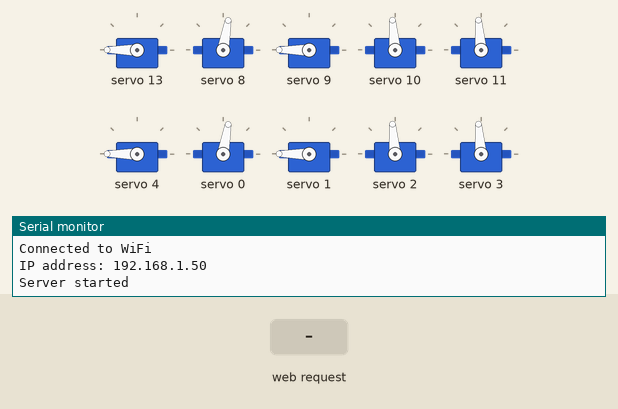
This sketch was run on a simulated ESP32. On the bench: 10 × servo, the last lines printed to the serial monitor. The inputs (shaded band) are chosen by the test bench. WiFi joins after 1.5 s; servers stay silent unless stated.

Above: at 3.7 s.
3.8 s: HTTP request GET /zeroServos received
At 5.1 s:
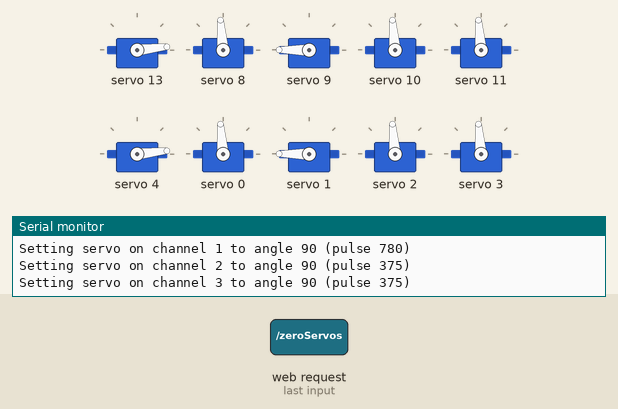
5.5 s: HTTP request GET /moveServo?channel=1&angle=1 received
At 6.4 s:
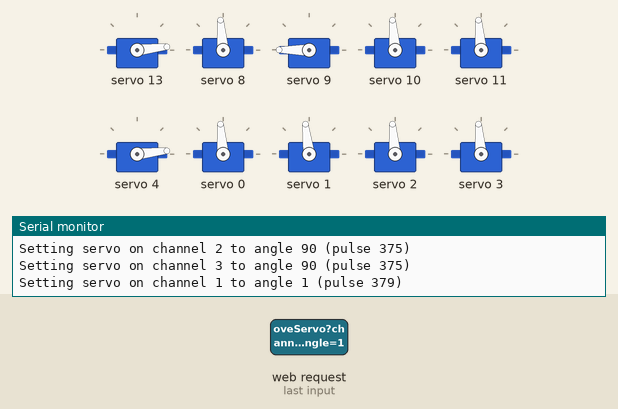
7.0 s: HTTP request GET /moveServo?channel=120&angle=120 received
At 7.5 s:
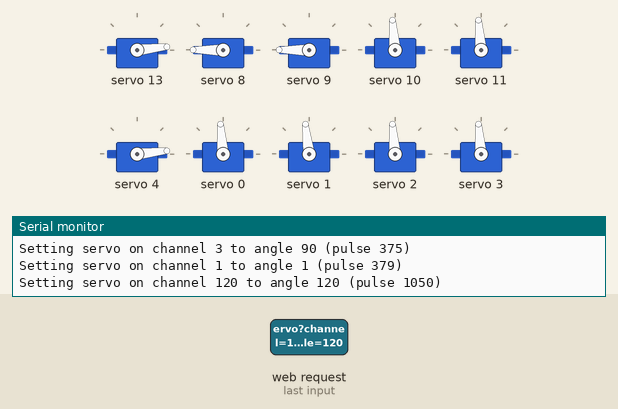
8.5 s: HTTP request GET /zeroServos?channel=1 received
At 9.4 s:
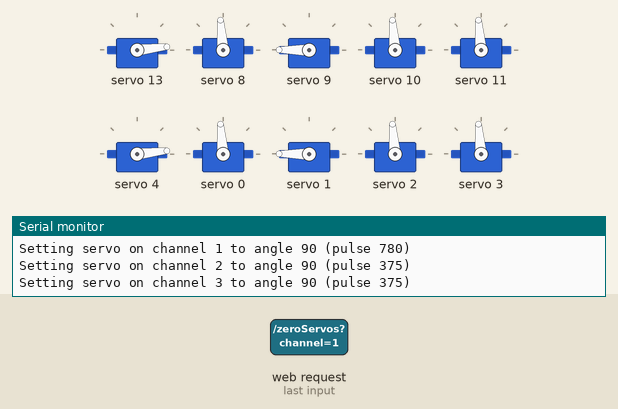
10.3 s: HTTP request GET /moveServo?channel=120&angle=120 received
At 11.2 s:
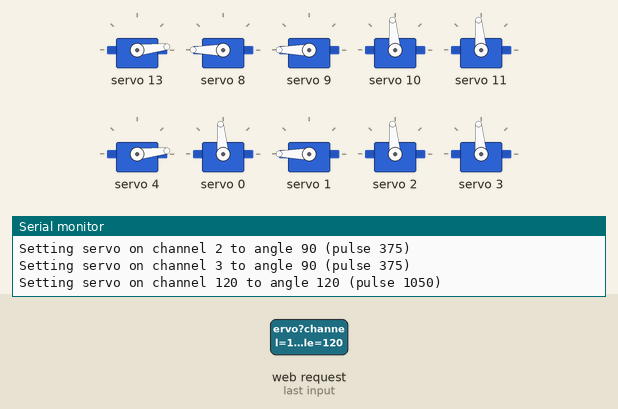
11.8 s: HTTP request GET /zeroServos?channel=0 received
At 12.4 s:
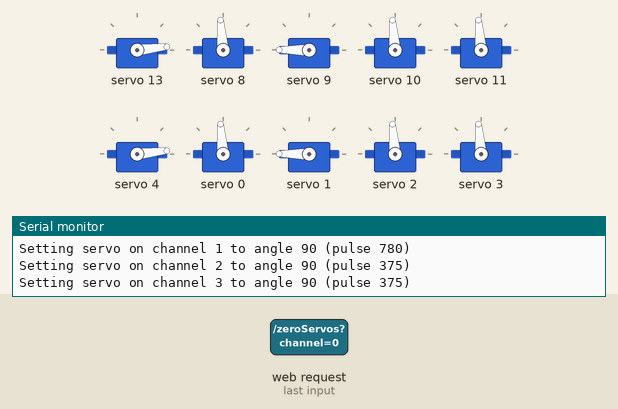
Timing chart, 0 to 14.3 s (numbered marks = the images above; inputs shaded):
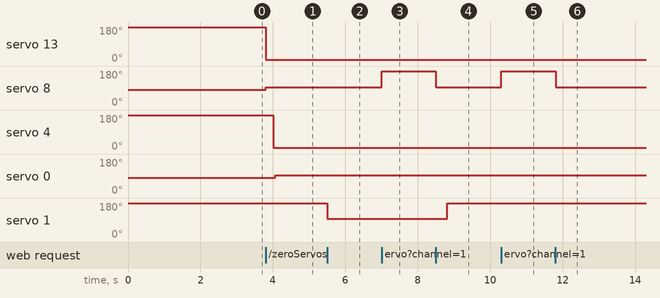

The sketch:

2newarms.ino
```cpp
#include <WiFi.h>
#include <Wire.h>
#include <Adafruit_PWMServoDriver.h>
#include <WebServer.h>

// Initialize the PCA9685
Adafruit_PWMServoDriver pca = Adafruit_PWMServoDriver(0x40);

// WiFi credentials
const char* ssid = "SpectrumSetup-DD";
const char* password = "jeansrocket543";

// Web server running on port 80
WebServer server(80);

// Safe pulse lengths for servos
#define SERVOMIN  150  // Minimum pulse length out of 4096
#define SERVOMAX  600  // Maximum pulse length out of 4096

// Current angles of the servos
int16_t leftClawServoAngle = 60;
int16_t leftShoulderForwardBackAngle = 0;
int16_t leftShoulderSideSideAngle = 90;
int16_t leftWristSideSideAngle = 90;
int16_t leftWristUpDownAngle = 90;

int16_t rightClawServoAngle = 60;
int16_t rightShoulderForwardBackAngle = 0;
int16_t rightShoulderSideSideAngle = 90;
int16_t rightWristSideSideAngle = 90;
int16_t rightWristUpDownAngle = 90;

void setup() {
    Serial.begin(9600);
    Serial.println("Starting...");

    // Initialize PCA9685
    pca.begin();
    pca.setPWMFreq(60);  // Analog servos run at ~60 Hz updates

    // Set the initial positions for the left arm
    setServoAngle(13, leftClawServoAngle);
    setServoAngle(8, leftShoulderForwardBackAngle);
    setServoAngle(9, leftShoulderSideSideAngle);
    setServoAngle(10, leftWristSideSideAngle);
    setServoAngle(11, leftWristUpDownAngle);

    // Set the initial positions for the right arm
    setServoAngle(4, rightClawServoAngle);
    setServoAngle(0, rightShoulderForwardBackAngle);
    setServoAngle(1, rightShoulderSideSideAngle);
    setServoAngle(2, rightWristSideSideAngle);
    setServoAngle(3, rightWristUpDownAngle);

    // Connect to WiFi
    WiFi.begin(ssid, password);
    while (WiFi.status() != WL_CONNECTED) {
        delay(1000);
        Serial.println("Connecting to WiFi...");
    }
    Serial.println("Connected to WiFi");
    Serial.print("IP address: ");
    Serial.println(WiFi.localIP());

    // Define web server routes
    server.on("/", handleRoot);
    server.on("/moveServo", handleMoveServo);
    server.on("/getAngles", handleGetAngles);
    server.on("/zeroServos", handleZeroServos);

    // Start the server
    server.begin();
    Serial.println("Server started");
}

// Function to set servo angle
void setServoAngle(uint8_t channel, int16_t angle) {
    uint16_t pulse;
    if (channel == 8 || channel == 0) {  // Forward-back servo
        pulse = map(angle, -50, 70, SERVOMIN, SERVOMAX);
    } else if (channel == 9 || channel == 1) {  // Side-to-side servo
        pulse = map(angle, -50, 50, SERVOMIN, SERVOMAX);
    } else if (channel == 10 || channel == 2 || channel == 11 || channel == 3) {  // Wrist servos
        pulse = map(angle, 0, 180, SERVOMIN, SERVOMAX);  // Using original settings
    } else {  // Normal mapping for claw servo
        pulse = map(angle, 0, 60, SERVOMIN, SERVOMAX);
    }
    pca.setPWM(channel, 0, pulse);
    Serial.print("Setting servo on channel ");
    Serial.print(channel);
    Serial.print(" to angle ");
    Serial.print(angle);
    Serial.print(" (pulse ");
    Serial.print(pulse);
    Serial.println(")");
    if (channel == 13) {
        leftClawServoAngle = angle;
    } else if (channel == 8) {
        leftShoulderForwardBackAngle = angle;
    } else if (channel == 9) {
        leftShoulderSideSideAngle = angle;
    } else if (channel == 10) {
        leftWristSideSideAngle = angle;
    } else if (channel == 11) {
        leftWristUpDownAngle = angle;
    } else if (channel == 4) {
        rightClawServoAngle = angle;
    } else if (channel == 0) {
        rightShoulderForwardBackAngle = angle;
    } else if (channel == 1) {
        rightShoulderSideSideAngle = angle;
    } else if (channel == 2) {
        rightWristSideSideAngle = angle;
    } else if (channel == 3) {
        rightWristUpDownAngle = angle;
    }
}

// Handle root URL "/"
void handleRoot() {
    String html = "<html>\
    <head>\
    <title>Servo Control</title>\
    <meta name='viewport' content='width=device-width, initial-scale=1'>\
    <style>\
    body { font-family: Arial, sans-serif; text-align: center; }\
    .button { padding: 10px 20px; margin: 5px; font-size: 20px; }\
    .slider { width: 90%; }\
    </style>\
    </head>\
    <body>\
    <h1>Control Servos</h1>\
    <h2>Left Claw Servo</h2>\
    <input type='range' min='0' max='60' value='60' class='slider' id='servo13' onchange=\"updateServo(13, this.value)\">\
    <span id='angle13'>60</span>\
    <h2>Left Shoulder Forward/Back</h2>\
    <input type='range' min='-50' max='70' value='0' class='slider' id='servo8' onchange=\"updateServo(8, this.value)\">\
    <span id='angle8'>0</span>\
    <h2>Left Shoulder Side/Side</h2>\
    <input type='range' min='-50' max='50' value='90' class='slider' id='servo9' onchange=\"updateServo(9, this.value)\">\
    <span id='angle9'>90</span>\
    <h2>Left Wrist Side/Side</h2>\
    <input type='range' min='0' max='180' value='90' class='slider' id='servo10' onchange=\"updateServo(10, this.value)\">\
    <span id='angle10'>90</span>\
    <h2>Left Wrist Up/Down</h2>\
    <input type='range' min='0' max='180' value='90' class='slider' id='servo11' onchange=\"updateServo(11, this.value)\">\
    <span id='angle11'>90</span>\
    <h2>Right Claw Servo</h2>\
    <input type='range' min='0' max='60' value='60' class='slider' id='servo4' onchange=\"updateServo(4, this.value)\">\
    <span id='angle4'>60</span>\
    <h2>Right Shoulder Forward/Back</h2>\
    <input type='range' min='-50' max='70' value='0' class='slider' id='servo0' onchange=\"updateServo(0, this.value)\">\
    <span id='angle0'>0</span>\
    <h2>Right Shoulder Side/Side</h2>\
    <input type='range' min='-50' max='50' value='90' class='slider' id='servo1' onchange=\"updateServo(1, this.value)\">\
    <span id='angle1'>90</span>\
    <h2>Right Wrist Side/Side</h2>\
    <input type='range' min='0' max='180' value='90' class='slider' id='servo2' onchange=\"updateServo(2, this.value)\">\
    <span id='angle2'>90</span>\
    <h2>Right Wrist Up/Down</h2>\
    <input type='range' min='0' max='180' value='90' class='slider' id='servo3' onchange=\"updateServo(3, this.value)\">\
    <span id='angle3'>90</span>\
    <button class='button' onclick=\"zeroServos()\">Calibrate to 90</button>\
    <script>\
    function updateServo(channel, angle) {\
        fetch(`/moveServo?channel=${channel}&angle=${angle}`).then(response => {\
            if (response.ok) {\
                document.getElementById(`angle${channel}`).innerText = angle;\
            }\
        });\
    }\
    function zeroServos() {\
        fetch('/zeroServos').then(response => {\
            if (response.ok) {\
                document.getElementById('servo13').value = 0;\
                document.getElementById('angle13').innerText = 0;\
                document.getElementById('servo8').value = 10;\
                document.getElementById('angle8').innerText = 10;\
                document.getElementById('servo9').value = 90;\
                document.getElementById('angle9').innerText = 90;\
                document.getElementById('servo10').value = 90;\
                document.getElementById('angle10').innerText = 90;\
                document.getElementById('servo11').value = 90;\
                document.getElementById('angle11').innerText = 90;\
                document.getElementById('servo4').value = 0;\
                document.getElementById('angle4').innerText = 0;\
                document.getElementById('servo0').value = 10;\
                document.getElementById('angle0').innerText = 10;\
                document.getElementById('servo1').value = 90;\
                document.getElementById('angle1').innerText = 90;\
                document.getElementById('servo2').value = 90;\
                document.getElementById('angle2').innerText = 90;\
                document.getElementById('servo3').value = 90;\
                document.getElementById('angle3').innerText = 90;\
            }\
        });\
    }\
    function updateSliders(angles) {\
        document.getElementById('servo13').value = angles.leftClaw;\
        document.getElementById('angle13').innerText = angles.leftClaw;\
        document.getElementById('servo8').value = angles.leftShoulderForwardBack;\
        document.getElementById('angle8').innerText = angles.leftShoulderForwardBack;\
        document.getElementById('servo9').value = angles.leftShoulderSideSide;\
        document.getElementById('angle9').innerText = angles.leftShoulderSideSide;\
        document.getElementById('servo10').value = angles.leftWristSideSide;\
        document.getElementById('angle10').innerText = angles.leftWristSideSide;\
        document.getElementById('servo11').value = angles.leftWristUpDown;\
        document.getElementById('angle11').innerText = angles.leftWristUpDown;\
        document.getElementById('servo4').value = angles.rightClaw;\
        document.getElementById('angle4').innerText = angles.rightClaw;\
        document.getElementById('servo0').value = angles.rightShoulderForwardBack;\
        document.getElementById('angle0').innerText = angles.rightShoulderForwardBack;\
        document.getElementById('servo1').value = angles.rightShoulderSideSide;\
        document.getElementById('angle1').innerText = angles.rightShoulderSideSide;\
        document.getElementById('servo2').value = angles.rightWristSideSide;\
        document.getElementById('angle2').innerText = angles.rightWristSideSide;\
        document.getElementById('servo3').value = angles.rightWristUpDown;\
        document.getElementById('angle3').innerText = angles.rightWristUpDown;\
    }\
    fetch('/getAngles').then(response => response.json()).then(data => updateSliders(data));\
    </script>\
    </body>\
    </html>";

    server.send(200, "text/html", html);
}

// Handle URL "/moveServo"
void handleMoveServo() {
    if (server.hasArg("channel") && server.hasArg("angle")) {
        uint8_t channel = server.arg("channel").toInt();
        int16_t angle = server.arg("angle").toInt();
        setServoAngle(channel, angle);
        server.send(200, "text/plain", "Moved servo");
    } else {
        server.send(400, "text/plain", "Invalid request");
    }
}

// Handle URL "/zeroServos"
void handleZeroServos() {
    setServoAngle(13, 0);
    setServoAngle(8, 10); // Forward-back to 10 degrees instead of 90
    setServoAngle(9, 90); // Side-to-side to 90 degrees
    setServoAngle(10, 90); // Wrist side-to-side to 90 degrees
    setServoAngle(11, 90); // Wrist up/down to 90 degrees
    setServoAngle(4, 0);
    setServoAngle(0, 10); // Forward-back to 10 degrees instead of 90
    setServoAngle(1, 90); // Side-to-side to 90 degrees
    setServoAngle(2, 90); // Wrist side-to-side to 90 degrees
    setServoAngle(3, 90); // Wrist up/down to 90 degrees
    server.send(200, "text/plain", "Servos zeroed to calibration positions");
}

// Handle URL "/getAngles"
void handleGetAngles() {
    String json = "{\"leftClaw\":" + String(leftClawServoAngle) +
                  ", \"leftShoulderForwardBack\":" + String(leftShoulderForwardBackAngle) +
                  ", \"leftShoulderSideSide\":" + String(leftShoulderSideSideAngle) +
                  ", \"leftWristSideSide\":" + String(leftWristSideSideAngle) +
                  ", \"leftWristUpDown\":" + String(leftWristUpDownAngle) +
                  ", \"rightClaw\":" + String(rightClawServoAngle) +
                  ", \"rightShoulderForwardBack\":" + String(rightShoulderForwardBackAngle) +
                  ", \"rightShoulderSideSide\":" + String(rightShoulderSideSideAngle) +
                  ", \"rightWristSideSide\":" + String(rightWristSideSideAngle) +
                  ", \"rightWristUpDown\":" + String(rightWristUpDownAngle) + "}";
    server.send(200, "application/json", json);
}

void loop() {
    // Handle client requests
    server.handleClient();
}
```

Measured:
- after the input at 3.8 s, servo 13: 180° → 6° at once; servo 8: 80° → 95° at once; servo 4: 180° → 6° after 0.21 s; servo 0: 80° → 95° after 0.26 s
- after the input at 5.5 s, servo 1: 180° → 97° at once
- after the input at 7.0 s, servo 8: 95° → 180° at once
- after the input at 8.5 s, servo 8: 180° → 95° at once; servo 1: 97° → 180° after 0.31 s
- after the input at 10.3 s, servo 8: 95° → 180° at once
- after the input at 11.8 s, servo 8: 180° → 95° at once
